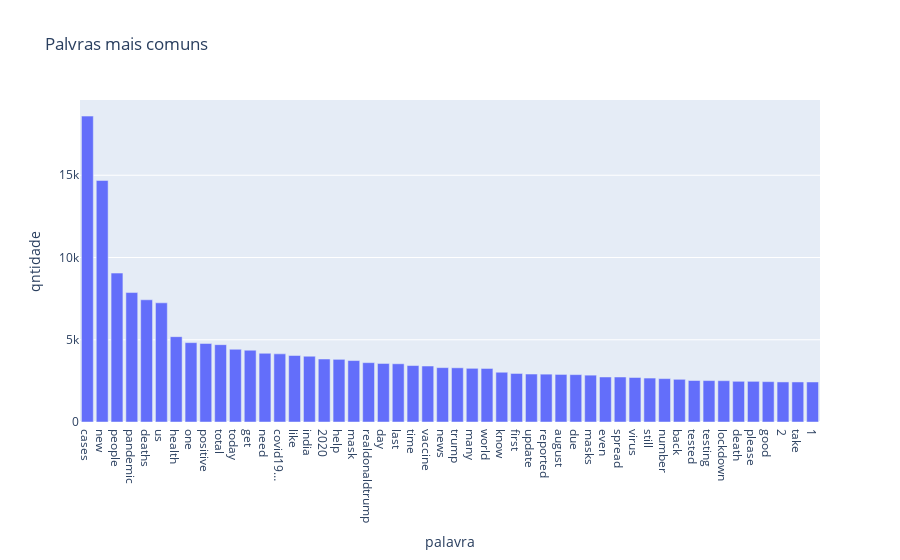

The cell this chart's notebook holds for it:
### Code cell
px.bar(words_df, x = 'palavra', y = 'qntidade', title='Palvras mais comuns')

### Figure 1 — Plotly figure (JSON) as saved in the notebook; plotly's stock layout.template omitted (floating-point values rounded to 4 significant figures)
{"data": [{"alignmentgroup": "True", "hovertemplate": "palavra=%{x}<br>qntidade=%{y}<extra></extra>", "legendgroup": "", "marker": {"color": "#636efa", "pattern": {"shape": ""}}, "name": "", "offsetgroup": "", "orientation": "v", "showlegend": false, "textposition": "auto", "type": "bar", "x": ["cases", "new", "people", "pandemic", "deaths", "us", "health", "one", "positive", "total", "today", "get", "need", "covid19…", "like", "india", "2020", "help", "mask", "realdonaldtrump", "day", "last", "time", "vaccine", "news", "trump", "many", "world", "know", "first", "update", "reported", "august", "due", "masks", "even", "spread", "virus", "still", "number", "back", "tested", "testing", "lockdown", "death", "please", "good", "2", "take", "1"], "xaxis": "x", "y": [18596, 14683, 9053, 7869, 7429, 7245, 5188, 4825, 4773, 4701, 4420, 4365, 4178, 4143, 4042, 3999, 3830, 3809, 3735, 3608, 3558, 3540, 3431, 3403, 3306, 3295, 3263, 3255, 3025, 2951, 2916, 2909, 2892, 2880, 2848, 2736, 2735, 2706, 2671, 2638, 2596, 2522, 2518, 2511, 2474, 2472, 2453, 2435, 2434, 2432], "yaxis": "y"}], "layout": {"barmode": "relative", "legend": {"tracegroupgap": 0}, "title": {"text": "Palvras mais comuns"}, "xaxis": {"anchor": "y", "domain": [0, 1], "title": {"text": "palavra"}}, "yaxis": {"anchor": "x", "domain": [0, 1], "title": {"text": "qntidade"}}}}
